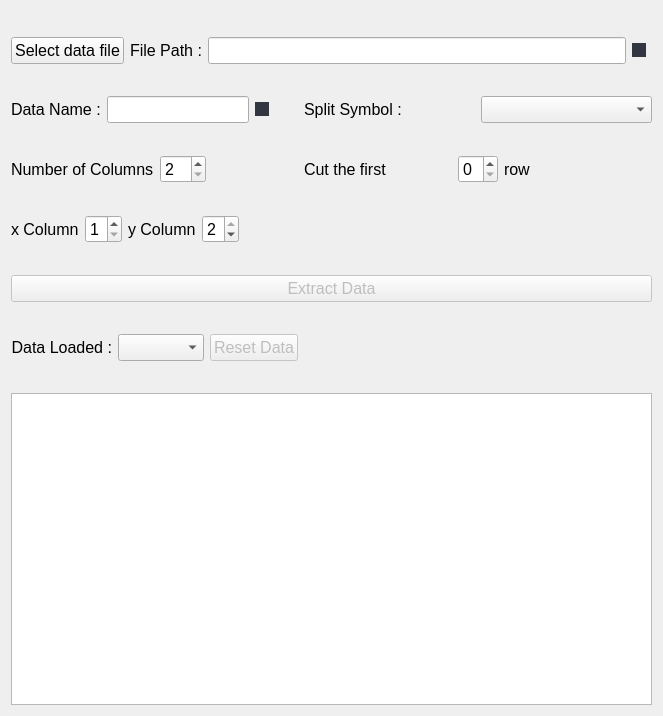
<?xml version="1.0" encoding="UTF-8"?>
<ui version="4.0">
 <class>Form</class>
 <widget class="QWidget" name="Form">
  <property name="geometry">
   <rect>
    <x>0</x>
    <y>0</y>
    <width>663</width>
    <height>716</height>
   </rect>
  </property>
  <property name="font">
   <font>
    <pointsize>12</pointsize>
   </font>
  </property>
  <property name="windowTitle">
   <string>Form</string>
  </property>
  <layout class="QVBoxLayout" name="verticalLayout_2">
   <item>
    <layout class="QFormLayout" name="formLayout">
     <item row="1" column="0">
      <spacer name="horizontalSpacer_7">
       <property name="orientation">
        <enum>Qt::Horizontal</enum>
       </property>
       <property name="sizeHint" stdset="0">
        <size>
         <width>40</width>
         <height>20</height>
        </size>
       </property>
      </spacer>
     </item>
     <item row="2" column="0" colspan="2">
      <layout class="QHBoxLayout" name="horizontalLayout_3">
       <item>
        <widget class="QPushButton" name="pb_filePath">
         <property name="font">
          <font>
           <pointsize>12</pointsize>
          </font>
         </property>
         <property name="text">
          <string>Select data file</string>
         </property>
        </widget>
       </item>
       <item>
        <widget class="QLabel" name="label_3">
         <property name="font">
          <font>
           <pointsize>12</pointsize>
          </font>
         </property>
         <property name="text">
          <string>File Path :</string>
         </property>
        </widget>
       </item>
       <item>
        <widget class="QLineEdit" name="le_filePath">
         <property name="font">
          <font>
           <pointsize>12</pointsize>
          </font>
         </property>
         <property name="readOnly">
          <bool>true</bool>
         </property>
        </widget>
       </item>
       <item>
        <widget class="QCheckBox" name="ind_filePath">
         <property name="styleSheet">
          <string notr="true">QCheckBox::indicator{background-color: rgb(49, 54, 65);}</string>
         </property>
         <property name="text">
          <string/>
         </property>
        </widget>
       </item>
      </layout>
     </item>
     <item row="3" column="0">
      <spacer name="horizontalSpacer">
       <property name="orientation">
        <enum>Qt::Horizontal</enum>
       </property>
       <property name="sizeHint" stdset="0">
        <size>
         <width>40</width>
         <height>20</height>
        </size>
       </property>
      </spacer>
     </item>
     <item row="4" column="0">
      <layout class="QHBoxLayout" name="horizontalLayout">
       <item>
        <widget class="QLabel" name="label">
         <property name="font">
          <font>
           <pointsize>12</pointsize>
          </font>
         </property>
         <property name="text">
          <string>Data Name :</string>
         </property>
        </widget>
       </item>
       <item>
        <widget class="QLineEdit" name="le_dataName">
         <property name="font">
          <font>
           <pointsize>12</pointsize>
          </font>
         </property>
        </widget>
       </item>
       <item>
        <widget class="QCheckBox" name="ind_dataName">
         <property name="styleSheet">
          <string notr="true">QCheckBox::indicator{background-color: rgb(49, 54, 65);}</string>
         </property>
         <property name="text">
          <string/>
         </property>
        </widget>
       </item>
      </layout>
     </item>
     <item row="5" column="0">
      <spacer name="horizontalSpacer_2">
       <property name="orientation">
        <enum>Qt::Horizontal</enum>
       </property>
       <property name="sizeHint" stdset="0">
        <size>
         <width>40</width>
         <height>20</height>
        </size>
       </property>
      </spacer>
     </item>
     <item row="7" column="0">
      <spacer name="horizontalSpacer_5">
       <property name="orientation">
        <enum>Qt::Horizontal</enum>
       </property>
       <property name="sizeHint" stdset="0">
        <size>
         <width>40</width>
         <height>20</height>
        </size>
       </property>
      </spacer>
     </item>
     <item row="9" column="0">
      <spacer name="horizontalSpacer_10">
       <property name="orientation">
        <enum>Qt::Horizontal</enum>
       </property>
       <property name="sizeHint" stdset="0">
        <size>
         <width>40</width>
         <height>20</height>
        </size>
       </property>
      </spacer>
     </item>
     <item row="10" column="0" colspan="2">
      <widget class="QPushButton" name="pb_extract">
       <property name="enabled">
        <bool>false</bool>
       </property>
       <property name="font">
        <font>
         <pointsize>12</pointsize>
        </font>
       </property>
       <property name="text">
        <string>Extract Data</string>
       </property>
      </widget>
     </item>
     <item row="11" column="0">
      <spacer name="horizontalSpacer_6">
       <property name="orientation">
        <enum>Qt::Horizontal</enum>
       </property>
       <property name="sizeHint" stdset="0">
        <size>
         <width>40</width>
         <height>20</height>
        </size>
       </property>
      </spacer>
     </item>
     <item row="12" column="0">
      <layout class="QHBoxLayout" name="horizontalLayout_4">
       <item>
        <widget class="QLabel" name="label_4">
         <property name="font">
          <font>
           <pointsize>12</pointsize>
          </font>
         </property>
         <property name="text">
          <string>Data Loaded :</string>
         </property>
         <property name="alignment">
          <set>Qt::AlignRight|Qt::AlignTrailing|Qt::AlignVCenter</set>
         </property>
        </widget>
       </item>
       <item>
        <widget class="QComboBox" name="cmb_data">
         <property name="font">
          <font>
           <pointsize>12</pointsize>
          </font>
         </property>
         <property name="editable">
          <bool>false</bool>
         </property>
        </widget>
       </item>
       <item>
        <widget class="QPushButton" name="pb_reset">
         <property name="enabled">
          <bool>false</bool>
         </property>
         <property name="font">
          <font>
           <pointsize>12</pointsize>
          </font>
         </property>
         <property name="text">
          <string>Reset Data</string>
         </property>
        </widget>
       </item>
      </layout>
     </item>
     <item row="13" column="0">
      <spacer name="horizontalSpacer_8">
       <property name="orientation">
        <enum>Qt::Horizontal</enum>
       </property>
       <property name="sizeHint" stdset="0">
        <size>
         <width>40</width>
         <height>20</height>
        </size>
       </property>
      </spacer>
     </item>
     <item row="4" column="1">
      <layout class="QHBoxLayout" name="horizontalLayout_2">
       <item>
        <widget class="QLabel" name="label_2">
         <property name="font">
          <font>
           <pointsize>12</pointsize>
          </font>
         </property>
         <property name="text">
          <string>Split Symbol :</string>
         </property>
        </widget>
       </item>
       <item>
        <widget class="QComboBox" name="cmb_split">
         <property name="font">
          <font>
           <pointsize>12</pointsize>
          </font>
         </property>
        </widget>
       </item>
      </layout>
     </item>
     <item row="8" column="0">
      <layout class="QHBoxLayout" name="horizontalLayout_7">
       <item>
        <widget class="QLabel" name="label_5">
         <property name="font">
          <font>
           <pointsize>12</pointsize>
          </font>
         </property>
         <property name="layoutDirection">
          <enum>Qt::LeftToRight</enum>
         </property>
         <property name="text">
          <string>x Column</string>
         </property>
         <property name="alignment">
          <set>Qt::AlignLeading|Qt::AlignLeft|Qt::AlignVCenter</set>
         </property>
        </widget>
       </item>
       <item>
        <widget class="QSpinBox" name="sb_xValues">
         <property name="maximumSize">
          <size>
           <width>40</width>
           <height>16777215</height>
          </size>
         </property>
         <property name="font">
          <font>
           <pointsize>12</pointsize>
          </font>
         </property>
         <property name="alignment">
          <set>Qt::AlignLeading|Qt::AlignLeft|Qt::AlignVCenter</set>
         </property>
         <property name="minimum">
          <number>1</number>
         </property>
         <property name="maximum">
          <number>2</number>
         </property>
        </widget>
       </item>
       <item>
        <widget class="QLabel" name="label_6">
         <property name="font">
          <font>
           <pointsize>12</pointsize>
          </font>
         </property>
         <property name="text">
          <string>y Column</string>
         </property>
        </widget>
       </item>
       <item>
        <widget class="QSpinBox" name="sb_yValues">
         <property name="maximumSize">
          <size>
           <width>40</width>
           <height>16777215</height>
          </size>
         </property>
         <property name="font">
          <font>
           <pointsize>12</pointsize>
          </font>
         </property>
         <property name="minimum">
          <number>1</number>
         </property>
         <property name="maximum">
          <number>2</number>
         </property>
         <property name="value">
          <number>2</number>
         </property>
        </widget>
       </item>
      </layout>
     </item>
     <item row="6" column="1">
      <layout class="QHBoxLayout" name="horizontalLayout_10">
       <item>
        <widget class="QLabel" name="label_7">
         <property name="font">
          <font>
           <pointsize>12</pointsize>
          </font>
         </property>
         <property name="text">
          <string>Cut the first</string>
         </property>
        </widget>
       </item>
       <item>
        <widget class="QSpinBox" name="sb_row">
         <property name="maximumSize">
          <size>
           <width>40</width>
           <height>16777215</height>
          </size>
         </property>
         <property name="font">
          <font>
           <pointsize>12</pointsize>
          </font>
         </property>
        </widget>
       </item>
       <item>
        <widget class="QLabel" name="label_8">
         <property name="font">
          <font>
           <pointsize>12</pointsize>
          </font>
         </property>
         <property name="text">
          <string>row</string>
         </property>
        </widget>
       </item>
      </layout>
     </item>
     <item row="6" column="0">
      <layout class="QHBoxLayout" name="horizontalLayout_6">
       <item>
        <widget class="QLabel" name="label_column">
         <property name="font">
          <font>
           <pointsize>12</pointsize>
          </font>
         </property>
         <property name="text">
          <string>Number of Columns</string>
         </property>
        </widget>
       </item>
       <item>
        <widget class="QSpinBox" name="sb_nbColumns">
         <property name="font">
          <font>
           <pointsize>12</pointsize>
          </font>
         </property>
         <property name="minimum">
          <number>2</number>
         </property>
        </widget>
       </item>
      </layout>
     </item>
    </layout>
   </item>
   <item>
    <layout class="QHBoxLayout" name="horizontalLayout_5">
     <item>
      <widget class="QListWidget" name="lw_preview"/>
     </item>
    </layout>
   </item>
  </layout>
 </widget>
 <resources/>
 <connections/>
</ui>
